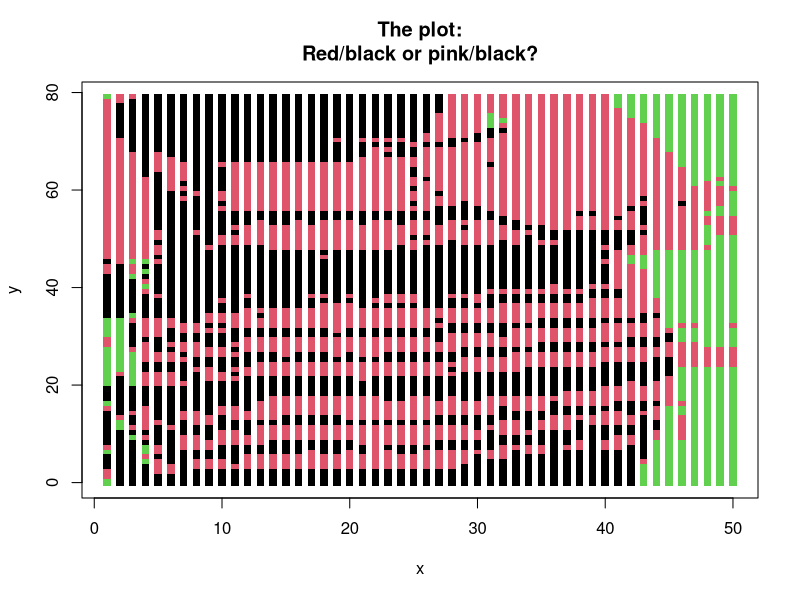

Generate this figure with R:
# Read plot data from csv.
plot_data <- read.csv("Data/the_dress.csv")

# Plot and save a bi-dimensional plot with colors.
png("theplot.png", width = 360, height = 480)
with(plot_data, plot(
  x, y,
  col = col, type = "p", pch = 15,
  main = "The plot:\nRed/black or pink/black?"
))
dev.off()
